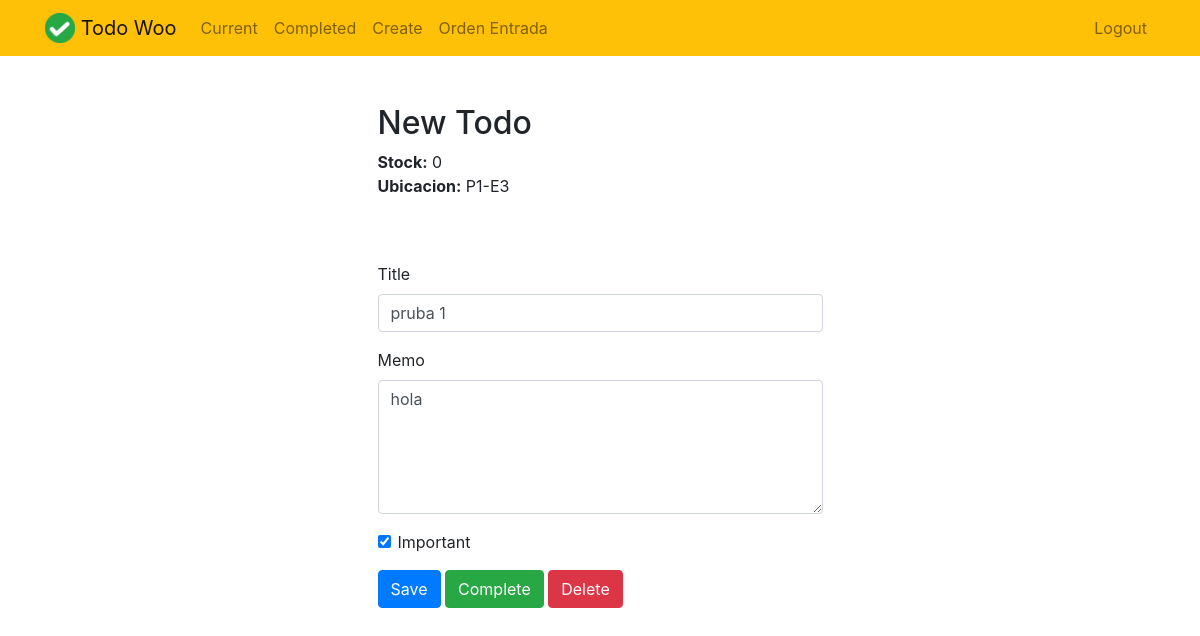
Page /todo/18 (signed in) on the committed database.
### todo/models.py (models this page shows, shortened)
class Todo(models.Model):
    title = models.CharField(max_length=100)
    memo = models.TextField(blank=True)
    created = models.DateTimeField(auto_now_add = True)
    datecompleted = models.DateTimeField(null = True, blank=True)
    important = models.BooleanField(default = False)
    user = models.ForeignKey(User,on_delete=models.CASCADE)
    ubicacion = models.ForeignKey('Ubicacion', on_delete=models.SET_NULL, null=True, blank=True)
    @property
    def stock(self):
        entradas = self.movimiento_set.filter(tipo='entrada') \
                         .aggregate(total=Sum('cantidad'))['total'] or 0
        salidas  = self.movimiento_set.filter(tipo='salida') \
                         .aggregate(total=Sum('cantidad'))['total'] or 0
        return entradas - salidas

class Ubicacion(models.Model):
    pasillo = models.CharField(max_length=10)
    estante = models.CharField(max_length=10)
    descripcion = models.TextField(blank=True)
    def __str__(self):
        return f"P{self.pasillo}-E{self.estante}"

### todo/views.py (the view, shortened to what this page needs)
# urls.py: path('todo/<int:todo_pk>', views.viewtodo, name='viewtodo'),
@login_required
def viewtodo(request, todo_pk):
    todo= get_object_or_404(Todo, pk=todo_pk, user=request.user)
    if request.method == 'GET':
        form = TodoForm(instance=todo)
        return render(request, 'todo/viewtodo.html',{'todo':todo, 'form':form})

### todo/forms.py
class TodoForm(ModelForm):
    class Meta:
        model = Todo
        fields =['title','memo','important','ubicacion']

### todo/templates/todo/viewtodo.html (shortened to what this page needs)
{% extends "todo/base.html" %}
{% block content %}
<div class="row justify-content-center mt-5">
    <div class="col-md-5">
        <h2>New Todo</h2>
        <p>
            <strong>Stock:</strong> {{ todo.stock }}<br>
            <strong>Ubicacion:</strong>
            {% if todo.ubicacion %}
            {{ todo.ubicacion }}
            {% else %}
            sin asignar
            {% endif %}
        </p>
    </div>
</div>
<div class="row justify-content-center mt-5">
    <div class="col-md-5">
        <form method="POST">
            <div class="form-group">
                <label for="title">Title</label>
                <input type="text" name="title" class="form-control" id="title" value="{{ todo.title }}" required>
            </div>
            <div class="form-group">
                <label for="memo">Memo</label>
                <textarea name="memo" rows="5" class="form-control" id="memo">{{ todo.memo }}</textarea>
            </div>
            <div class="form-group form-check">
                <input type="checkbox" name="important" class="form-check-input" id="important" {% if todo.important %}checked{% endif %}>
                <label class="form-check-label" for="important">Important</label>
            </div>
            <button type="submit" class="btn btn-primary">Save</button>
            <button type="button" class="btn btn-success" onclick="$('#complete').click()">Complete</button>
            <button type="button" class="btn btn-danger" onclick="$('#delete').click()">Delete</button>
        </form>
    </div>
</div>
{% endblock %}

### rows in the picture
Todo: stock "0", ubicacion "P1-E3", title "pruba 1", memo "hola", important "☑"
